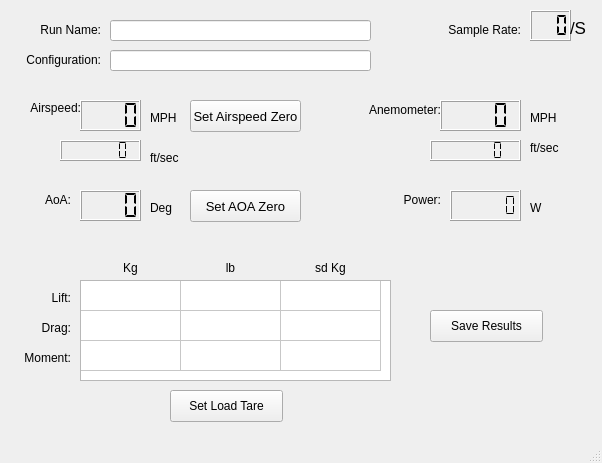
<?xml version="1.0" encoding="UTF-8"?>
<ui version="4.0">
 <class>MainWindow</class>
 <widget class="QMainWindow" name="MainWindow">
  <property name="geometry">
   <rect>
    <x>0</x>
    <y>0</y>
    <width>602</width>
    <height>463</height>
   </rect>
  </property>
  <property name="windowTitle">
   <string>Wind Tunnel</string>
  </property>
  <widget class="QWidget" name="centralwidget">
   <widget class="QPushButton" name="btnLoadTare">
    <property name="geometry">
     <rect>
      <x>170</x>
      <y>390</y>
      <width>113</width>
      <height>32</height>
     </rect>
    </property>
    <property name="toolTipDuration">
     <number>4</number>
    </property>
    <property name="text">
     <string>Set Load Tare</string>
    </property>
   </widget>
   <widget class="QLineEdit" name="inpRunName">
    <property name="geometry">
     <rect>
      <x>110</x>
      <y>20</y>
      <width>261</width>
      <height>21</height>
     </rect>
    </property>
   </widget>
   <widget class="QPushButton" name="btnSaveResults">
    <property name="geometry">
     <rect>
      <x>430</x>
      <y>310</y>
      <width>113</width>
      <height>32</height>
     </rect>
    </property>
    <property name="text">
     <string>Save Results</string>
    </property>
   </widget>
   <widget class="QLabel" name="lblRunName">
    <property name="geometry">
     <rect>
      <x>30</x>
      <y>20</y>
      <width>71</width>
      <height>20</height>
     </rect>
    </property>
    <property name="text">
     <string>Run Name:</string>
    </property>
    <property name="alignment">
     <set>Qt::AlignRight|Qt::AlignTrailing|Qt::AlignVCenter</set>
    </property>
   </widget>
   <widget class="QLabel" name="lblConfiguration">
    <property name="geometry">
     <rect>
      <x>10</x>
      <y>50</y>
      <width>91</width>
      <height>20</height>
     </rect>
    </property>
    <property name="text">
     <string>Configuration:</string>
    </property>
    <property name="alignment">
     <set>Qt::AlignRight|Qt::AlignTrailing|Qt::AlignVCenter</set>
    </property>
   </widget>
   <widget class="QLineEdit" name="inpConfiguration">
    <property name="geometry">
     <rect>
      <x>110</x>
      <y>50</y>
      <width>261</width>
      <height>21</height>
     </rect>
    </property>
   </widget>
   <widget class="QLabel" name="lblAirspeed">
    <property name="geometry">
     <rect>
      <x>20</x>
      <y>100</y>
      <width>61</width>
      <height>16</height>
     </rect>
    </property>
    <property name="text">
     <string>Airspeed:</string>
    </property>
    <property name="alignment">
     <set>Qt::AlignRight|Qt::AlignTrailing|Qt::AlignVCenter</set>
    </property>
   </widget>
   <widget class="QLabel" name="lblMPH">
    <property name="geometry">
     <rect>
      <x>150</x>
      <y>110</y>
      <width>31</width>
      <height>16</height>
     </rect>
    </property>
    <property name="text">
     <string>MPH</string>
    </property>
   </widget>
   <widget class="QLabel" name="lblFtPerSec">
    <property name="geometry">
     <rect>
      <x>150</x>
      <y>150</y>
      <width>41</width>
      <height>16</height>
     </rect>
    </property>
    <property name="text">
     <string>ft/sec</string>
    </property>
   </widget>
   <widget class="QLCDNumber" name="outSpeedMPH">
    <property name="geometry">
     <rect>
      <x>80</x>
      <y>100</y>
      <width>61</width>
      <height>31</height>
     </rect>
    </property>
    <property name="font">
     <font>
      <pointsize>8</pointsize>
     </font>
    </property>
    <property name="digitCount">
     <number>4</number>
    </property>
    <property name="segmentStyle">
     <enum>QLCDNumber::Flat</enum>
    </property>
   </widget>
   <widget class="QLabel" name="lblLift">
    <property name="geometry">
     <rect>
      <x>40</x>
      <y>290</y>
      <width>31</width>
      <height>16</height>
     </rect>
    </property>
    <property name="text">
     <string>Lift:</string>
    </property>
    <property name="alignment">
     <set>Qt::AlignRight|Qt::AlignTrailing|Qt::AlignVCenter</set>
    </property>
   </widget>
   <widget class="QLabel" name="lblDrag">
    <property name="geometry">
     <rect>
      <x>30</x>
      <y>320</y>
      <width>41</width>
      <height>16</height>
     </rect>
    </property>
    <property name="text">
     <string>Drag:</string>
    </property>
    <property name="alignment">
     <set>Qt::AlignRight|Qt::AlignTrailing|Qt::AlignVCenter</set>
    </property>
   </widget>
   <widget class="QLabel" name="lblMoment">
    <property name="geometry">
     <rect>
      <x>10</x>
      <y>350</y>
      <width>61</width>
      <height>16</height>
     </rect>
    </property>
    <property name="text">
     <string>Moment:</string>
    </property>
    <property name="alignment">
     <set>Qt::AlignRight|Qt::AlignTrailing|Qt::AlignVCenter</set>
    </property>
   </widget>
   <widget class="QTableWidget" name="tblLiftDragMoment">
    <property name="geometry">
     <rect>
      <x>80</x>
      <y>280</y>
      <width>311</width>
      <height>101</height>
     </rect>
    </property>
    <property name="wordWrap">
     <bool>false</bool>
    </property>
    <property name="rowCount">
     <number>3</number>
    </property>
    <property name="columnCount">
     <number>3</number>
    </property>
    <attribute name="horizontalHeaderVisible">
     <bool>false</bool>
    </attribute>
    <attribute name="verticalHeaderVisible">
     <bool>false</bool>
    </attribute>
    <row/>
    <row/>
    <row/>
    <column/>
    <column/>
    <column/>
   </widget>
   <widget class="QLabel" name="lblKg">
    <property name="geometry">
     <rect>
      <x>100</x>
      <y>260</y>
      <width>61</width>
      <height>16</height>
     </rect>
    </property>
    <property name="text">
     <string>Kg</string>
    </property>
    <property name="alignment">
     <set>Qt::AlignCenter</set>
    </property>
   </widget>
   <widget class="QLabel" name="lblLb">
    <property name="geometry">
     <rect>
      <x>200</x>
      <y>260</y>
      <width>61</width>
      <height>16</height>
     </rect>
    </property>
    <property name="text">
     <string>lb</string>
    </property>
    <property name="alignment">
     <set>Qt::AlignCenter</set>
    </property>
   </widget>
   <widget class="QLabel" name="lblKgStd">
    <property name="geometry">
     <rect>
      <x>300</x>
      <y>260</y>
      <width>61</width>
      <height>16</height>
     </rect>
    </property>
    <property name="text">
     <string>sd Kg</string>
    </property>
    <property name="alignment">
     <set>Qt::AlignCenter</set>
    </property>
   </widget>
   <widget class="QLabel" name="lblSampleRate">
    <property name="geometry">
     <rect>
      <x>440</x>
      <y>20</y>
      <width>81</width>
      <height>20</height>
     </rect>
    </property>
    <property name="text">
     <string>Sample Rate:</string>
    </property>
    <property name="alignment">
     <set>Qt::AlignRight|Qt::AlignTrailing|Qt::AlignVCenter</set>
    </property>
   </widget>
   <widget class="QLCDNumber" name="outSpeedFps">
    <property name="geometry">
     <rect>
      <x>60</x>
      <y>140</y>
      <width>81</width>
      <height>21</height>
     </rect>
    </property>
    <property name="digitCount">
     <number>6</number>
    </property>
    <property name="segmentStyle">
     <enum>QLCDNumber::Flat</enum>
    </property>
   </widget>
   <widget class="QLCDNumber" name="outSampleRate">
    <property name="geometry">
     <rect>
      <x>530</x>
      <y>10</y>
      <width>41</width>
      <height>31</height>
     </rect>
    </property>
    <property name="digitCount">
     <number>3</number>
    </property>
    <property name="segmentStyle">
     <enum>QLCDNumber::Flat</enum>
    </property>
   </widget>
   <widget class="QLabel" name="lblAoA">
    <property name="geometry">
     <rect>
      <x>30</x>
      <y>190</y>
      <width>41</width>
      <height>20</height>
     </rect>
    </property>
    <property name="text">
     <string>AoA:</string>
    </property>
    <property name="alignment">
     <set>Qt::AlignRight|Qt::AlignTrailing|Qt::AlignVCenter</set>
    </property>
   </widget>
   <widget class="QLCDNumber" name="outAoaDeg">
    <property name="geometry">
     <rect>
      <x>80</x>
      <y>190</y>
      <width>61</width>
      <height>31</height>
     </rect>
    </property>
    <property name="digitCount">
     <number>4</number>
    </property>
    <property name="segmentStyle">
     <enum>QLCDNumber::Flat</enum>
    </property>
   </widget>
   <widget class="QLabel" name="lblDeg">
    <property name="geometry">
     <rect>
      <x>150</x>
      <y>200</y>
      <width>31</width>
      <height>16</height>
     </rect>
    </property>
    <property name="text">
     <string>Deg</string>
    </property>
   </widget>
   <widget class="QLabel" name="lblPower">
    <property name="geometry">
     <rect>
      <x>400</x>
      <y>190</y>
      <width>41</width>
      <height>20</height>
     </rect>
    </property>
    <property name="text">
     <string>Power:</string>
    </property>
    <property name="alignment">
     <set>Qt::AlignRight|Qt::AlignTrailing|Qt::AlignVCenter</set>
    </property>
   </widget>
   <widget class="QLCDNumber" name="outPower">
    <property name="geometry">
     <rect>
      <x>450</x>
      <y>190</y>
      <width>71</width>
      <height>31</height>
     </rect>
    </property>
    <property name="digitCount">
     <number>6</number>
    </property>
    <property name="segmentStyle">
     <enum>QLCDNumber::Flat</enum>
    </property>
   </widget>
   <widget class="QLabel" name="lblWatts">
    <property name="geometry">
     <rect>
      <x>530</x>
      <y>200</y>
      <width>16</width>
      <height>16</height>
     </rect>
    </property>
    <property name="text">
     <string>W</string>
    </property>
   </widget>
   <widget class="QLCDNumber" name="outAnemometerMPH">
    <property name="geometry">
     <rect>
      <x>440</x>
      <y>100</y>
      <width>81</width>
      <height>31</height>
     </rect>
    </property>
    <property name="digitCount">
     <number>4</number>
    </property>
    <property name="segmentStyle">
     <enum>QLCDNumber::Flat</enum>
    </property>
   </widget>
   <widget class="QLabel" name="lblAnemometer">
    <property name="geometry">
     <rect>
      <x>350</x>
      <y>100</y>
      <width>91</width>
      <height>20</height>
     </rect>
    </property>
    <property name="text">
     <string>Anemometer:</string>
    </property>
    <property name="alignment">
     <set>Qt::AlignRight|Qt::AlignTrailing|Qt::AlignVCenter</set>
    </property>
   </widget>
   <widget class="QLabel" name="lblFtPerSec_2">
    <property name="geometry">
     <rect>
      <x>530</x>
      <y>140</y>
      <width>41</width>
      <height>16</height>
     </rect>
    </property>
    <property name="text">
     <string>ft/sec</string>
    </property>
   </widget>
   <widget class="QLCDNumber" name="outAnemometerFps">
    <property name="geometry">
     <rect>
      <x>430</x>
      <y>140</y>
      <width>91</width>
      <height>21</height>
     </rect>
    </property>
    <property name="digitCount">
     <number>6</number>
    </property>
    <property name="segmentStyle">
     <enum>QLCDNumber::Flat</enum>
    </property>
   </widget>
   <widget class="QLabel" name="lblMPH_2">
    <property name="geometry">
     <rect>
      <x>530</x>
      <y>110</y>
      <width>31</width>
      <height>16</height>
     </rect>
    </property>
    <property name="text">
     <string>MPH</string>
    </property>
   </widget>
   <widget class="QPushButton" name="btnAoAZero">
    <property name="geometry">
     <rect>
      <x>190</x>
      <y>190</y>
      <width>111</width>
      <height>32</height>
     </rect>
    </property>
    <property name="font">
     <font>
      <pointsize>10</pointsize>
     </font>
    </property>
    <property name="toolTipDuration">
     <number>4</number>
    </property>
    <property name="text">
     <string>Set AOA Zero</string>
    </property>
   </widget>
   <widget class="QLabel" name="lblPerSec">
    <property name="geometry">
     <rect>
      <x>570</x>
      <y>20</y>
      <width>16</width>
      <height>16</height>
     </rect>
    </property>
    <property name="font">
     <font>
      <family>Lucida Grande</family>
      <pointsize>13</pointsize>
     </font>
    </property>
    <property name="text">
     <string>/S</string>
    </property>
   </widget>
   <widget class="QPushButton" name="btnAirspeedZero">
    <property name="geometry">
     <rect>
      <x>190</x>
      <y>100</y>
      <width>111</width>
      <height>32</height>
     </rect>
    </property>
    <property name="font">
     <font>
      <pointsize>10</pointsize>
     </font>
    </property>
    <property name="toolTipDuration">
     <number>4</number>
    </property>
    <property name="text">
     <string>Set Airspeed Zero</string>
    </property>
   </widget>
   <zorder>outAnemometerFps</zorder>
   <zorder>btnLoadTare</zorder>
   <zorder>inpRunName</zorder>
   <zorder>btnSaveResults</zorder>
   <zorder>lblRunName</zorder>
   <zorder>lblConfiguration</zorder>
   <zorder>inpConfiguration</zorder>
   <zorder>lblAirspeed</zorder>
   <zorder>lblMPH</zorder>
   <zorder>lblFtPerSec</zorder>
   <zorder>outSpeedMPH</zorder>
   <zorder>lblLift</zorder>
   <zorder>lblDrag</zorder>
   <zorder>lblMoment</zorder>
   <zorder>tblLiftDragMoment</zorder>
   <zorder>lblKg</zorder>
   <zorder>lblLb</zorder>
   <zorder>lblKgStd</zorder>
   <zorder>lblSampleRate</zorder>
   <zorder>outSpeedFps</zorder>
   <zorder>outSampleRate</zorder>
   <zorder>lblAoA</zorder>
   <zorder>outAoaDeg</zorder>
   <zorder>lblDeg</zorder>
   <zorder>lblPower</zorder>
   <zorder>outPower</zorder>
   <zorder>lblWatts</zorder>
   <zorder>outAnemometerMPH</zorder>
   <zorder>lblAnemometer</zorder>
   <zorder>lblFtPerSec_2</zorder>
   <zorder>lblMPH_2</zorder>
   <zorder>btnAoAZero</zorder>
   <zorder>lblPerSec</zorder>
   <zorder>btnAirspeedZero</zorder>
  </widget>
  <widget class="QStatusBar" name="statusbar"/>
 </widget>
 <resources/>
 <connections/>
</ui>
